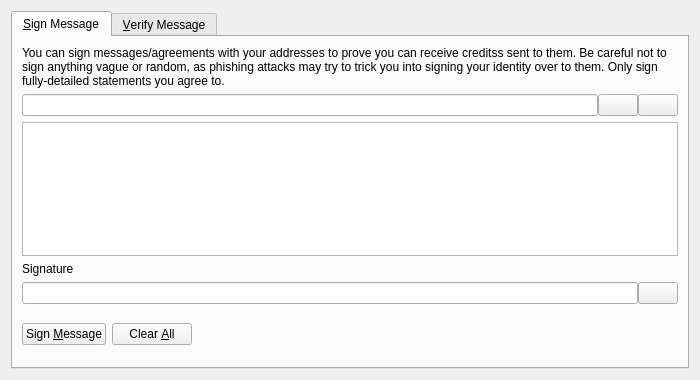
<?xml version="1.0" encoding="UTF-8"?>
<ui version="4.0">
 <class>SignVerifyMessageDialog</class>
 <widget class="QDialog" name="SignVerifyMessageDialog">
  <property name="geometry">
   <rect>
    <x>0</x>
    <y>0</y>
    <width>700</width>
    <height>380</height>
   </rect>
  </property>
  <property name="windowTitle">
   <string>Signatures - Sign / Verify a Message</string>
  </property>
  <property name="modal">
   <bool>true</bool>
  </property>
  <layout class="QVBoxLayout" name="verticalLayout">
   <item>
    <widget class="QTabWidget" name="tabWidget">
     <property name="currentIndex">
      <number>0</number>
     </property>
     <widget class="QWidget" name="tabSignMessage">
      <attribute name="title">
       <string>&amp;Sign Message</string>
      </attribute>
      <layout class="QVBoxLayout" name="verticalLayout_SM">
       <item>
        <widget class="QLabel" name="infoLabel_SM">
         <property name="text">
          <string>You can sign messages/agreements with your addresses to prove you can receive creditss sent to them. Be careful not to sign anything vague or random, as phishing attacks may try to trick you into signing your identity over to them. Only sign fully-detailed statements you agree to.</string>
         </property>
         <property name="textFormat">
          <enum>Qt::PlainText</enum>
         </property>
         <property name="wordWrap">
          <bool>true</bool>
         </property>
        </widget>
       </item>
       <item>
        <layout class="QHBoxLayout" name="horizontalLayout_1_SM">
         <property name="spacing">
          <number>0</number>
         </property>
         <item>
          <widget class="QValidatedLineEdit" name="addressIn_SM">
           <property name="toolTip">
            <string>The Credits address to sign the message with</string>
           </property>
          </widget>
         </item>
         <item>
          <widget class="QPushButton" name="addressBookButton_SM">
           <property name="toolTip">
            <string>Choose previously used address</string>
           </property>
           <property name="text">
            <string/>
           </property>
           <property name="icon">
            <iconset resource="../bitcoin.qrc">
             <normaloff>:/icons/address-book</normaloff>:/icons/address-book</iconset>
           </property>
           <property name="shortcut">
            <string>Alt+A</string>
           </property>
           <property name="autoDefault">
            <bool>false</bool>
           </property>
          </widget>
         </item>
         <item>
          <widget class="QPushButton" name="pasteButton_SM">
           <property name="toolTip">
            <string>Paste address from clipboard</string>
           </property>
           <property name="text">
            <string/>
           </property>
           <property name="icon">
            <iconset resource="../bitcoin.qrc">
             <normaloff>:/icons/editpaste</normaloff>:/icons/editpaste</iconset>
           </property>
           <property name="shortcut">
            <string>Alt+P</string>
           </property>
           <property name="autoDefault">
            <bool>false</bool>
           </property>
          </widget>
         </item>
        </layout>
       </item>
       <item>
        <widget class="QPlainTextEdit" name="messageIn_SM">
         <property name="toolTip">
          <string>Enter the message you want to sign here</string>
         </property>
        </widget>
       </item>
       <item>
        <widget class="QLabel" name="signatureLabel_SM">
         <property name="text">
          <string>Signature</string>
         </property>
         <property name="textFormat">
          <enum>Qt::PlainText</enum>
         </property>
        </widget>
       </item>
       <item>
        <layout class="QHBoxLayout" name="horizontalLayout_2_SM">
         <property name="spacing">
          <number>0</number>
         </property>
         <item>
          <widget class="QLineEdit" name="signatureOut_SM">
           <property name="font">
            <font>
             <italic>true</italic>
            </font>
           </property>
           <property name="readOnly">
            <bool>true</bool>
           </property>
          </widget>
         </item>
         <item>
          <widget class="QPushButton" name="copySignatureButton_SM">
           <property name="toolTip">
            <string>Copy the current signature to the system clipboard</string>
           </property>
           <property name="text">
            <string/>
           </property>
           <property name="icon">
            <iconset resource="../bitcoin.qrc">
             <normaloff>:/icons/editcopy</normaloff>:/icons/editcopy</iconset>
           </property>
           <property name="autoDefault">
            <bool>false</bool>
           </property>
          </widget>
         </item>
        </layout>
       </item>
       <item>
        <layout class="QHBoxLayout" name="horizontalLayout_3_SM">
         <item>
          <widget class="QPushButton" name="signMessageButton_SM">
           <property name="toolTip">
            <string>Sign the message to prove you own this Credits address</string>
           </property>
           <property name="text">
            <string>Sign &amp;Message</string>
           </property>
           <property name="icon">
            <iconset resource="../bitcoin.qrc">
             <normaloff>:/icons/edit</normaloff>:/icons/edit</iconset>
           </property>
           <property name="autoDefault">
            <bool>false</bool>
           </property>
          </widget>
         </item>
         <item>
          <widget class="QPushButton" name="clearButton_SM">
           <property name="toolTip">
            <string>Reset all sign message fields</string>
           </property>
           <property name="text">
            <string>Clear &amp;All</string>
           </property>
           <property name="icon">
            <iconset resource="../bitcoin.qrc">
             <normaloff>:/icons/remove</normaloff>:/icons/remove</iconset>
           </property>
           <property name="autoDefault">
            <bool>false</bool>
           </property>
          </widget>
         </item>
         <item>
          <spacer name="horizontalSpacer_1_SM">
           <property name="orientation">
            <enum>Qt::Horizontal</enum>
           </property>
           <property name="sizeHint" stdset="0">
            <size>
             <width>40</width>
             <height>48</height>
            </size>
           </property>
          </spacer>
         </item>
         <item>
          <widget class="QLabel" name="statusLabel_SM">
           <property name="font">
            <font>
             <weight>75</weight>
             <bold>true</bold>
            </font>
           </property>
           <property name="text">
            <string/>
           </property>
           <property name="wordWrap">
            <bool>true</bool>
           </property>
          </widget>
         </item>
         <item>
          <spacer name="horizontalSpacer_2_SM">
           <property name="orientation">
            <enum>Qt::Horizontal</enum>
           </property>
           <property name="sizeHint" stdset="0">
            <size>
             <width>40</width>
             <height>48</height>
            </size>
           </property>
          </spacer>
         </item>
        </layout>
       </item>
      </layout>
     </widget>
     <widget class="QWidget" name="tabVerifyMessage">
      <attribute name="title">
       <string>&amp;Verify Message</string>
      </attribute>
      <layout class="QVBoxLayout" name="verticalLayout_VM">
       <item>
        <widget class="QLabel" name="infoLabel_VM">
         <property name="text">
          <string>Enter the receiver's address, message (ensure you copy line breaks, spaces, tabs, etc. exactly) and signature below to verify the message. Be careful not to read more into the signature than what is in the signed message itself, to avoid being tricked by a man-in-the-middle attack. Note that this only proves the signing party receives with the address, it cannot prove sendership of any transaction!</string>
         </property>
         <property name="textFormat">
          <enum>Qt::PlainText</enum>
         </property>
         <property name="alignment">
          <set>Qt::AlignLeading|Qt::AlignLeft|Qt::AlignTop</set>
         </property>
         <property name="wordWrap">
          <bool>true</bool>
         </property>
        </widget>
       </item>
       <item>
        <layout class="QHBoxLayout" name="horizontalLayout_1_VM">
         <property name="spacing">
          <number>0</number>
         </property>
         <item>
          <widget class="QValidatedLineEdit" name="addressIn_VM">
           <property name="toolTip">
            <string>The Credits address the message was signed with</string>
           </property>
          </widget>
         </item>
         <item>
          <widget class="QPushButton" name="addressBookButton_VM">
           <property name="toolTip">
            <string>Choose previously used address</string>
           </property>
           <property name="text">
            <string/>
           </property>
           <property name="icon">
            <iconset resource="../bitcoin.qrc">
             <normaloff>:/icons/address-book</normaloff>:/icons/address-book</iconset>
           </property>
           <property name="shortcut">
            <string>Alt+A</string>
           </property>
           <property name="autoDefault">
            <bool>false</bool>
           </property>
          </widget>
         </item>
        </layout>
       </item>
       <item>
        <widget class="QPlainTextEdit" name="messageIn_VM"/>
       </item>
       <item>
        <widget class="QValidatedLineEdit" name="signatureIn_VM"/>
       </item>
       <item>
        <layout class="QHBoxLayout" name="horizontalLayout_2_VM">
         <item>
          <widget class="QPushButton" name="verifyMessageButton_VM">
           <property name="toolTip">
            <string>Verify the message to ensure it was signed with the specified Credits address</string>
           </property>
           <property name="text">
            <string>Verify &amp;Message</string>
           </property>
           <property name="icon">
            <iconset resource="../bitcoin.qrc">
             <normaloff>:/icons/transaction_0</normaloff>:/icons/transaction_0</iconset>
           </property>
           <property name="autoDefault">
            <bool>false</bool>
           </property>
          </widget>
         </item>
         <item>
          <widget class="QPushButton" name="clearButton_VM">
           <property name="toolTip">
            <string>Reset all verify message fields</string>
           </property>
           <property name="text">
            <string>Clear &amp;All</string>
           </property>
           <property name="icon">
            <iconset resource="../bitcoin.qrc">
             <normaloff>:/icons/remove</normaloff>:/icons/remove</iconset>
           </property>
           <property name="autoDefault">
            <bool>false</bool>
           </property>
          </widget>
         </item>
         <item>
          <spacer name="horizontalSpacer_1_VM">
           <property name="orientation">
            <enum>Qt::Horizontal</enum>
           </property>
           <property name="sizeHint" stdset="0">
            <size>
             <width>40</width>
             <height>48</height>
            </size>
           </property>
          </spacer>
         </item>
         <item>
          <widget class="QLabel" name="statusLabel_VM">
           <property name="font">
            <font>
             <weight>75</weight>
             <bold>true</bold>
            </font>
           </property>
           <property name="text">
            <string/>
           </property>
           <property name="wordWrap">
            <bool>true</bool>
           </property>
          </widget>
         </item>
         <item>
          <spacer name="horizontalSpacer_2_VM">
           <property name="orientation">
            <enum>Qt::Horizontal</enum>
           </property>
           <property name="sizeHint" stdset="0">
            <size>
             <width>40</width>
             <height>48</height>
            </size>
           </property>
          </spacer>
         </item>
        </layout>
       </item>
      </layout>
     </widget>
    </widget>
   </item>
  </layout>
 </widget>
 <customwidgets>
  <customwidget>
   <class>QValidatedLineEdit</class>
   <extends>QLineEdit</extends>
   <header>qvalidatedlineedit.h</header>
  </customwidget>
 </customwidgets>
 <resources>
  <include location="../bitcoin.qrc"/>
 </resources>
 <connections/>
</ui>
